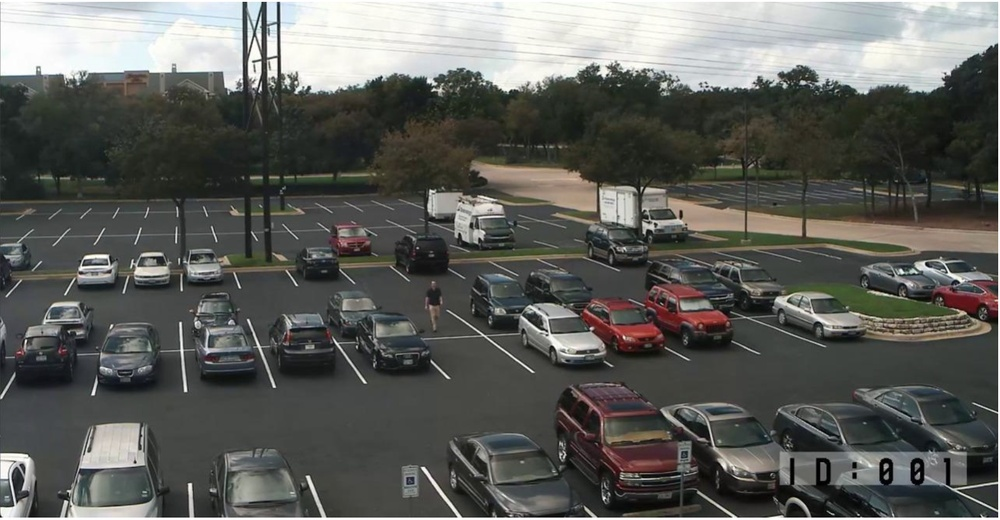
#> input picture parking_lot.jpg, 1000 x 520 px, shrunk from 1658 x 862 before the run
$ python -i parking_detection.py   (imports and definitions only)
#> lines starting #> are read from the running program, lines starting #| are printed output that depends on the picture; after the words box and inside, x2 and y2 are one past the last pixel; in counts of white or black regions, pixels touching at a corner belong together
import cv2
import numpy as np
import pandas as pd
import os

def is_valid_parking_lot_image(image):
    if image is None:
        return (False, "Image could not be read")

    h, w = image.shape[:2]
    if h < 200 or w < 200:
        return (False, "Image is too small to be a valid parking lot")

    gray = cv2.cvtColor(image, cv2.COLOR_BGR2GRAY)
    std_dev = np.std(gray)
    if std_dev < 20:
        return (False, "Image has very little variation - it may be blank or a solid color")

    edges = cv2.Canny(gray, 50, 150)
    edge_pixels = cv2.countNonZero(edges)
    edge_percentage = edge_pixels / (h * w)

    if edge_percentage < 0.01:
        return (False, "Image doesn't have enough detail to be a parking lot")

    if edge_percentage > 0.3:
        return (False, "Image has too much detail and may not be a parking lot")

    return (True, "Valid parking lot image")

def analyze_image_content(image):
    gray = cv2.cvtColor(image, cv2.COLOR_BGR2GRAY)
    blurred = cv2.GaussianBlur(gray, (5, 5), 0)
    edges = cv2.Canny(blurred, 50, 150)
    thresh = cv2.adaptiveThreshold(blurred, 255, cv2.ADAPTIVE_THRESH_GAUSSIAN_C,
                                  cv2.THRESH_BINARY_INV, 11, 2)

    contours, _ = cv2.findContours(thresh, cv2.RETR_LIST, cv2.CHAIN_APPROX_SIMPLE)

    h, w = image.shape[:2]
    total_pixels = h * w

    typical_car_min_size = (h * w) * 0.001
    typical_car_max_size = (h * w) * 0.05

    potential_cars = []
    for contour in contours:
        area = cv2.contourArea(contour)
        if typical_car_min_size < area < typical_car_max_size:
            x, y, w, h = cv2.boundingRect(contour)
            aspect_ratio = float(w) / h if h > 0 else 0
            if 0.5 < aspect_ratio < 4.0:
                solidity = area / (w * h)
                if solidity > 0.5:
                    potential_cars.append((x, y, w, h, area, aspect_ratio))

    hsv = cv2.cvtColor(image, cv2.COLOR_BGR2HSV)

    v_channel = hsv[:,:,2]
    _, dark_mask = cv2.threshold(v_channel, 90, 255, cv2.THRESH_BINARY_INV)
    dark_pixel_count = cv2.countNonZero(dark_mask)
    dark_percentage = dark_pixel_count / total_pixels

    dark_contours, _ = cv2.findContours(dark_mask, cv2.RETR_EXTERNAL, cv2.CHAIN_APPROX_SIMPLE)
    dark_regions = []

    for contour in dark_contours:
        area = cv2.contourArea(contour)
        if typical_car_min_size < area < typical_car_max_size:
            dark_regions.append(contour)

    lines = cv2.HoughLinesP(edges, 1, np.pi/180, threshold=80, minLineLength=50, maxLineGap=10)
    line_count = 0 if lines is None else len(lines)

    return {
        'potential_cars': len(potential_cars),
        'dark_regions': len(dark_regions),
        'dark_percentage': dark_percentage,
        'lines_detected': line_count,
        'contour_count': len(contours),
        'image_width': w,
        'image_height': h,
        'image_area': total_pixels,
        'std_dev': np.std(gray)
    }

def manual_count_based_on_image(image):
    result = is_valid_parking_lot_image(image)
    is_valid = result[0]
    reason = result[1]

    if not is_valid:
        return {
            'error': reason,
            'Total Number of Slots': 0,
            'Occupied Slots': 0,
            'Available Slots': 0
        }

    analysis = analyze_image_content(image)

    h, w = image.shape[:2]
    image_factor = (h * w) / (1000 * 1000)

    base_spaces = 30
    size_adjustment = int(image_factor * 40)
    line_adjustment = int(analysis['lines_detected'] * 0.5)

    total_slots = base_spaces + size_adjustment + line_adjustment

    total_slots = min(max(total_slots, 10), 500)

    car_estimate = max(analysis['potential_cars'], analysis['dark_regions'])

    if car_estimate < 5:
        occupied_percentage = analysis['dark_percentage'] * 2
        occupied_percentage = min(occupied_percentage, 0.9)
        occupied_slots = int(total_slots * occupied_percentage)
    else:
        occupied_slots = min(car_estimate, total_slots)

    occupied_slots = min(max(occupied_slots, int(total_slots * 0.05)), int(total_slots * 0.95))

    available_slots = total_slots - occupied_slots

    return {
        'Total Number of Slots': total_slots,
        'Occupied Slots': occupied_slots,
        'Available Slots': available_slots,
        'Analysis': analysis
    }

def export_results_to_csv(total, occupied, available, filename='parking_data.csv'):
    os.makedirs(os.path.dirname(filename) if os.path.dirname(filename) else '.', exist_ok=True)

    data = {
        'Total Number of Slots': [total],
        'Occupied Slots': [occupied],
        'Available Slots': [available],
        'Occupancy Rate (%)': [round(100 * occupied / total, 1) if total > 0 else 0]
    }

    df = pd.DataFrame(data)

    df.to_csv(filename, index=False)
    print(f"Results exported to {filename}")

    return df

>>> import cv2
>>> picture = cv2.imread('parking_lot.jpg')
#> picture is the input picture: shape (520, 1000, 3); mean B, G, R 91.5, 95.4, 94.5
>>> result = manual_count_based_on_image(picture)
#> in is_valid_parking_lot_image, `gray = cv2.cvtColor(image, cv2.COLOR_BGR2GRAY)`:
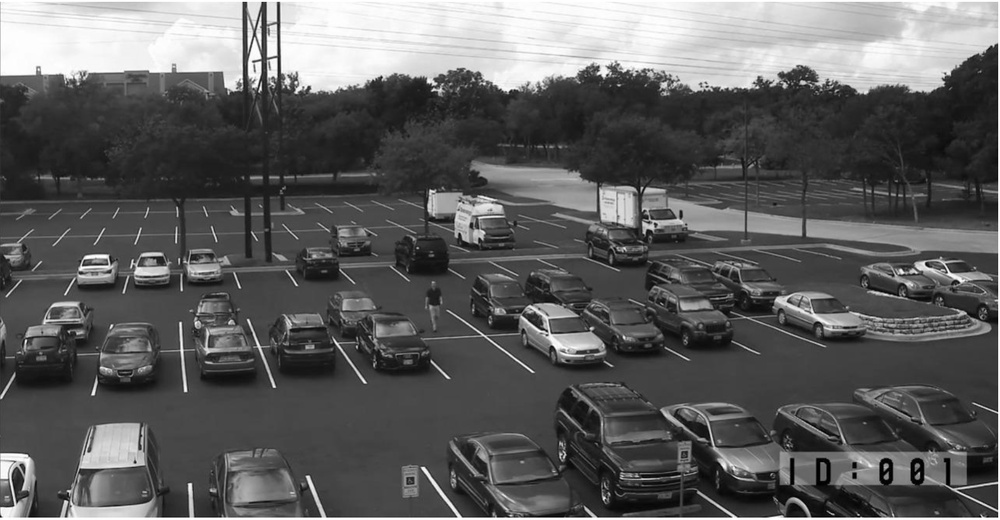
#> gray: shape (520, 1000); min 0, max 255, mean 94.7
#> in is_valid_parking_lot_image, `std_dev = np.std(gray)`: std_dev = 68.11
#> in is_valid_parking_lot_image, `edges = cv2.Canny(gray, 50, 150)`:
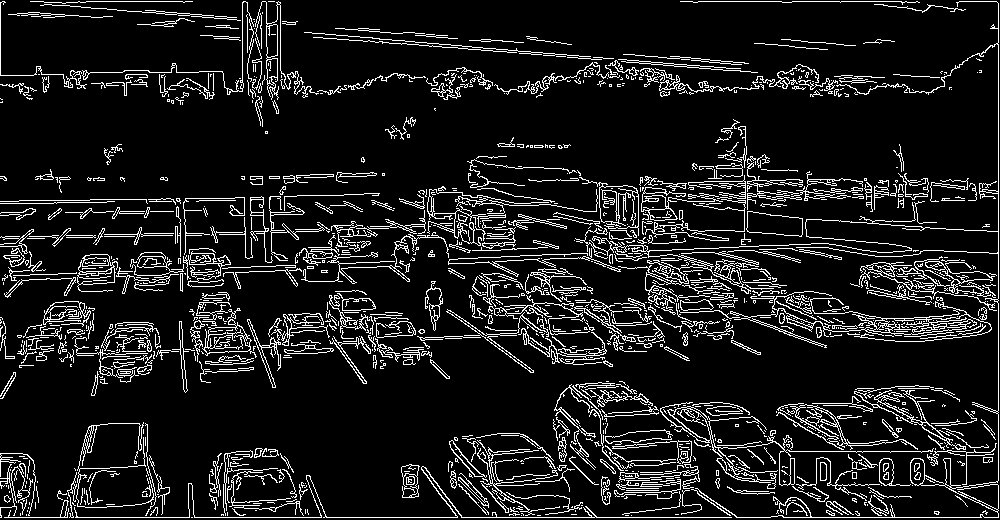
#> edges: shape (520, 1000); 10.8% white in thin lines or dots
#> in is_valid_parking_lot_image, `edge_pixels = cv2.countNonZero(edges)`: edge_pixels = 56368
#> in is_valid_parking_lot_image, `edge_percentage = edge_pixels / (h * w)`: edge_percentage = 0.108
#> in manual_count_based_on_image, `result = is_valid_parking_lot_image(image)`: result = (True, 'Valid parking lot image')
#> in manual_count_based_on_image, `is_valid = result[0]`: is_valid = True
#> in manual_count_based_on_image, `reason = result[1]`: reason = 'Valid parking lot image'
#> in analyze_image_content, `edges = cv2.Canny(blurred, 50, 150)`:
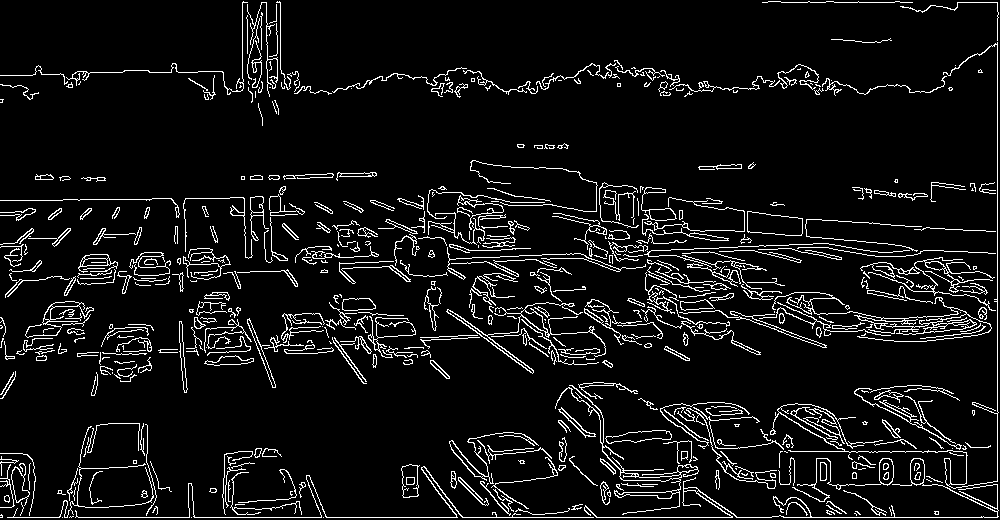
#> edges: shape (520, 1000); 7.3% white in thin lines or dots
#> in analyze_image_content, `thresh = cv2.adaptiveThreshold(blurred, 255, cv2.ADAPTIVE_THRESH_GAUSS..`:
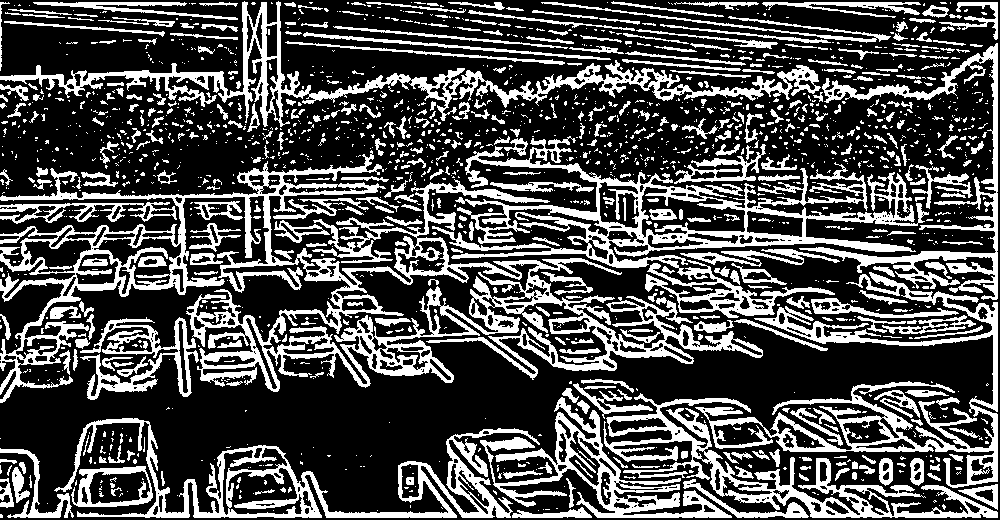
#> thresh: shape (520, 1000); 30.4% white; 1684 white regions (1250 under 20 px)
#> in analyze_image_content, `contours, _ = cv2.findContours(thresh, cv2.RETR_LIST, cv2.CHAIN_APPROX..`: contours = 2227 contours, 1689 with area under 20; largest, box (x1, y1, x2, y2) and area: (0, 150, 763, 403) 49435, (432, 136, 929, 318) 21406, (54, 418, 540, 518) 12120, (0, 1, 821, 127) 10658, (695, 272, 998, 488) 10342
#> the loop in analyze_image_content, `for contour in contours:` made 2227 passes
#> (area, x, y, w, h, aspect_ratio, solidity) on passes 104, 135, 146, 158, 174, 238, 240, 276, 291, 334, 336, 525: (654.5, 683, 479, 126, 39, 3.23, 0.133), (1627.5, 88, 470, 63, 35, 1.8, 0.738), (2269, 227, 467, 76, 48, 1.58, 0.622), (2601, 71, 466, 82, 41, 2, 0.774), (565.5, 400, 463, 20, 36, 0.556, 0.785), (1097, 222, 447, 66, 69, 0.957, 0.241), (701, 0, 448, 74, 70, 1.06, 0.135), (734, 568, 430, 33, 57, 0.579, 0.39), (795.5, 842, 419, 49, 26, 1.88, 0.624), (6920.5, 480, 397, 252, 121, 2.08, 0.227), (8732.5, 603, 393, 395, 125, 3.16, 0.177), (3107, 80, 317, 119, 83, 1.43, 0.315)
#> (area, x, y, w, h, aspect_ratio) on passes 302, 533, 592, 702, 876, 2085: (12119.5, 54, 418, 486, 100, 4.86), (584.5, 882, 315, 94, 19, 4.95), (814, 811, 298, 148, 20, 7.4), (799.5, 680, 249, 160, 18, 8.89), (1390, 0, 202, 177, 22, 8.05), (605.5, 303, 32, 308, 28, 11)
#> after the loop in analyze_image_content, `for contour in contours:`: potential_cars = 11 items, first 6: (88, 470, 63, 35, 1627.5, 1.8), (227, 467, 76, 48, 2269, 1.58), (71, 466, 82, 41, 2601, 2), (400, 463, 20, 36, 565.5, 0.556), (842, 419, 49, 26, 795.5, 1.88), (75, 253, 44, 32, 982.5, 1.38)
#> in analyze_image_content, `hsv = cv2.cvtColor(image, cv2.COLOR_BGR2HSV)`: hsv: shape (520, 1000, 3); mean H, S, V 57.7, 30, 98
#> in analyze_image_content, `_, dark_mask = cv2.threshold(v_channel, 90, 255, cv2.THRESH_BINARY_INV)`:
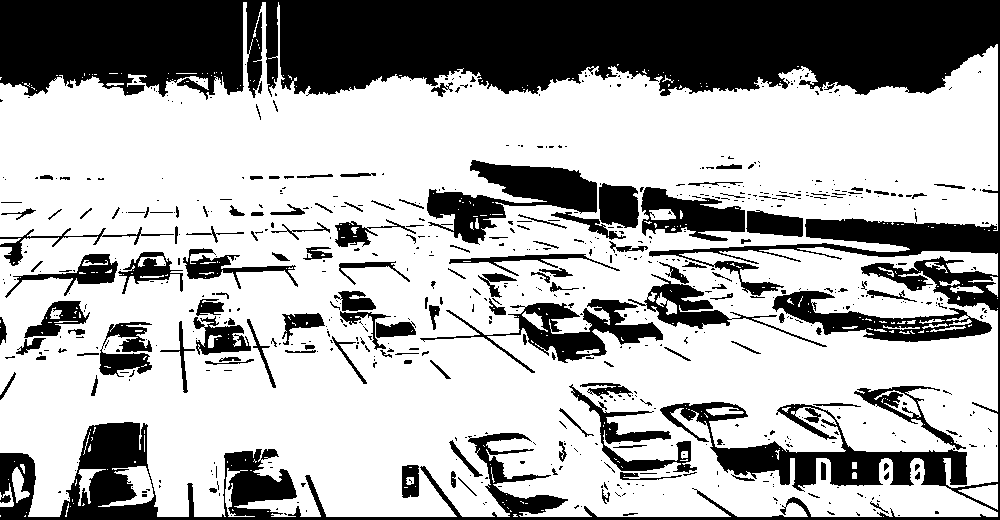
#> dark_mask: shape (520, 1000); 67.6% white; 703 black regions (556 under 20 px)
#> in analyze_image_content, `dark_pixel_count = cv2.countNonZero(dark_mask)`: dark_pixel_count = 351594
#> in analyze_image_content, `dark_percentage = dark_pixel_count / total_pixels`: dark_percentage = 0.676
#> in analyze_image_content, `dark_contours, _ = cv2.findContours(dark_mask, cv2.RETR_EXTERNAL, cv2...`: dark_contours = 163 contours, 147 with area under 20; largest, box (x1, y1, x2, y2) and area: (0, 2, 998, 517) 393512, (98, 466, 154, 507) 816, (958, 484, 998, 510) 474, (12, 467, 30, 503) 280, (78, 469, 106, 506) 276
#> the loop in analyze_image_content, `for contour in dark_contours:` made 163 passes
#> area on passes 22, 23, 26: 473.5, 89, 23
#> after the loop in analyze_image_content, `for contour in dark_contours:`: dark_regions = 1 contour; box (x1, y1, x2, y2) and area: (98, 466, 154, 507) 816
#> in analyze_image_content, `lines = cv2.HoughLinesP(edges, 1, np.pi/180, threshold=80, minLineLeng..`: lines = 110 rows, first 6: [783, 517, 997, 517], [997, 516, 997, 2], [867, 332, 949, 330], [425, 337, 509, 333], [342, 318, 407, 318], [194, 335, 254, 331]
#> in analyze_image_content, `line_count = 0 if lines is None else len(lines)`: line_count = 110
#> in manual_count_based_on_image, `analysis = analyze_image_content(image)`: analysis = 9 items
#> in manual_count_based_on_image, `line_adjustment = int(analysis['lines_detected'] * 0.5)`: line_adjustment = 55
#> in manual_count_based_on_image, `total_slots = base_spaces + size_adjustment + line_adjustment`: total_slots = 105
#> in manual_count_based_on_image, `car_estimate = max(analysis['potential_cars'], analysis['dark_regions'])`: car_estimate = 11
#> in manual_count_based_on_image, `available_slots = total_slots - occupied_slots`: available_slots = 94
#> result = 4 items
